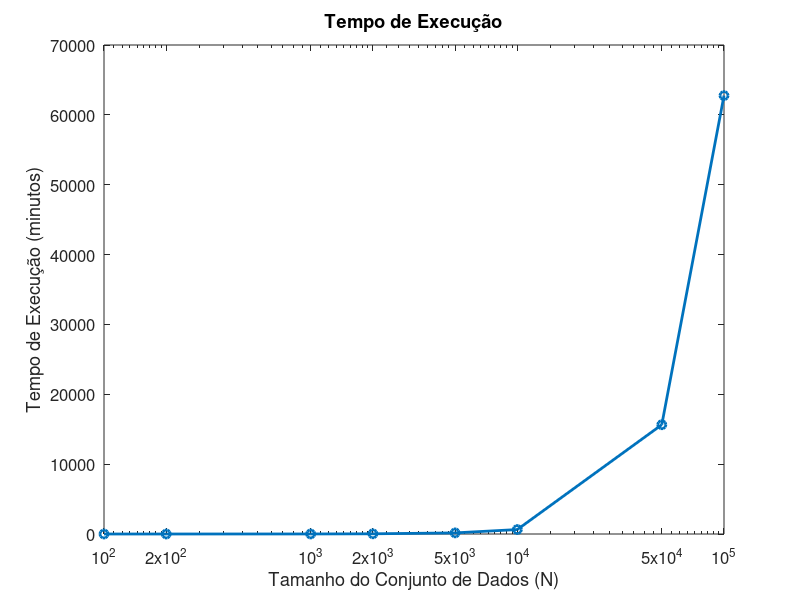
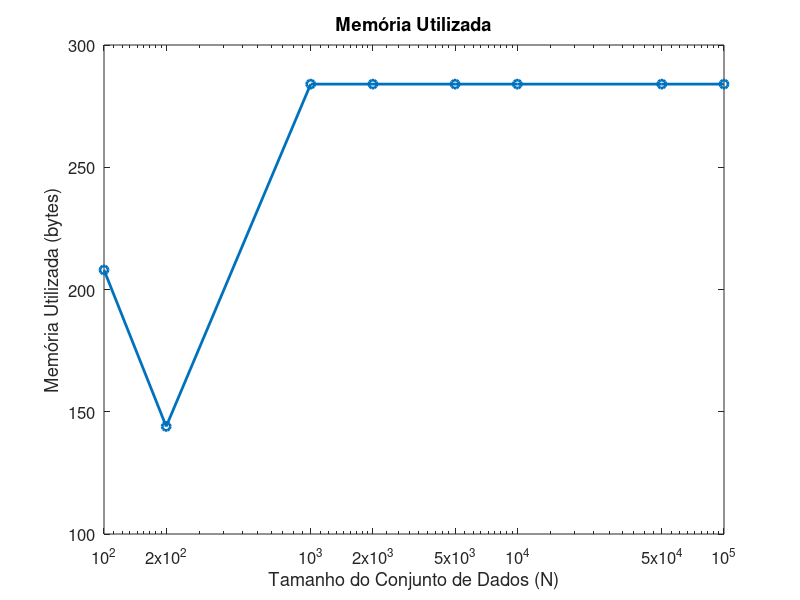

These figures' MATLAB source, in order:
% Tempo
N = [100, 200, 1000, 2000, 5000, 10000, 50000, 100000];
Tempo_busca_quadratica = [432100, 1081700, 353784800, 1651474200, 9585991600, 38227505000, 938509268800, 3765410517000];

% Converta o tempo de execução de nanossegundos para minutos
Tempo_busca_quadratica_minutos = Tempo_busca_quadratica / (60e6);

% Plotar o gráfico de linha de tempo de execução para busca_quadratica
figure;
semilogx(N, Tempo_busca_quadratica_minutos, '-o', 'LineWidth', 2);
xlabel('Tamanho do Conjunto de Dados (N)', 'FontSize', 14); % Aumente o tamanho da fonte
ylabel('Tempo de Execução (minutos)', 'FontSize', 14); % Aumente o tamanho da fonte
title('Tempo de Execução', 'FontSize', 16); % Aumente o tamanho da fonte
set(gca, 'XTick', N); % Defina os valores de N como marcas no eixo x
set(gca, 'XScale', 'log'); % Configure a escala do eixo x para logaritmo
xlim([min(N), max(N)]); % Defina os limites do eixo x

% Aumente o tamanho da fonte no gráfico
set(gca, 'FontSize', 12);

% Remova as grades
grid off;


% Memória
N = [100, 200, 1000, 2000, 5000, 10000, 50000, 100000];
Memoria_busca_quadratica = [208, 144, 284, 284, 284, 284, 284, 284];

% Plotar o gráfico de memória utilizada para busca_quadratica
figure;
semilogx(N, Memoria_busca_quadratica, '-o', 'LineWidth', 2);
xlabel('Tamanho do Conjunto de Dados (N)', 'FontSize', 14); % Aumente o tamanho da fonte
ylabel('Memória Utilizada (bytes)', 'FontSize', 14); % Aumente o tamanho da fonte
title('Memória Utilizada', 'FontSize', 16); % Aumente o tamanho da fonte
set(gca, 'XTick', N); % Defina os valores de N como marcas no eixo x
set(gca, 'XScale', 'log'); % Configure a escala do eixo x para logaritmo
xlim([min(N), max(N)]); % Defina os limites do eixo x

% Aumente o tamanho da fonte no gráfico
set(gca, 'FontSize', 12);

% Remova as grades
grid off;

